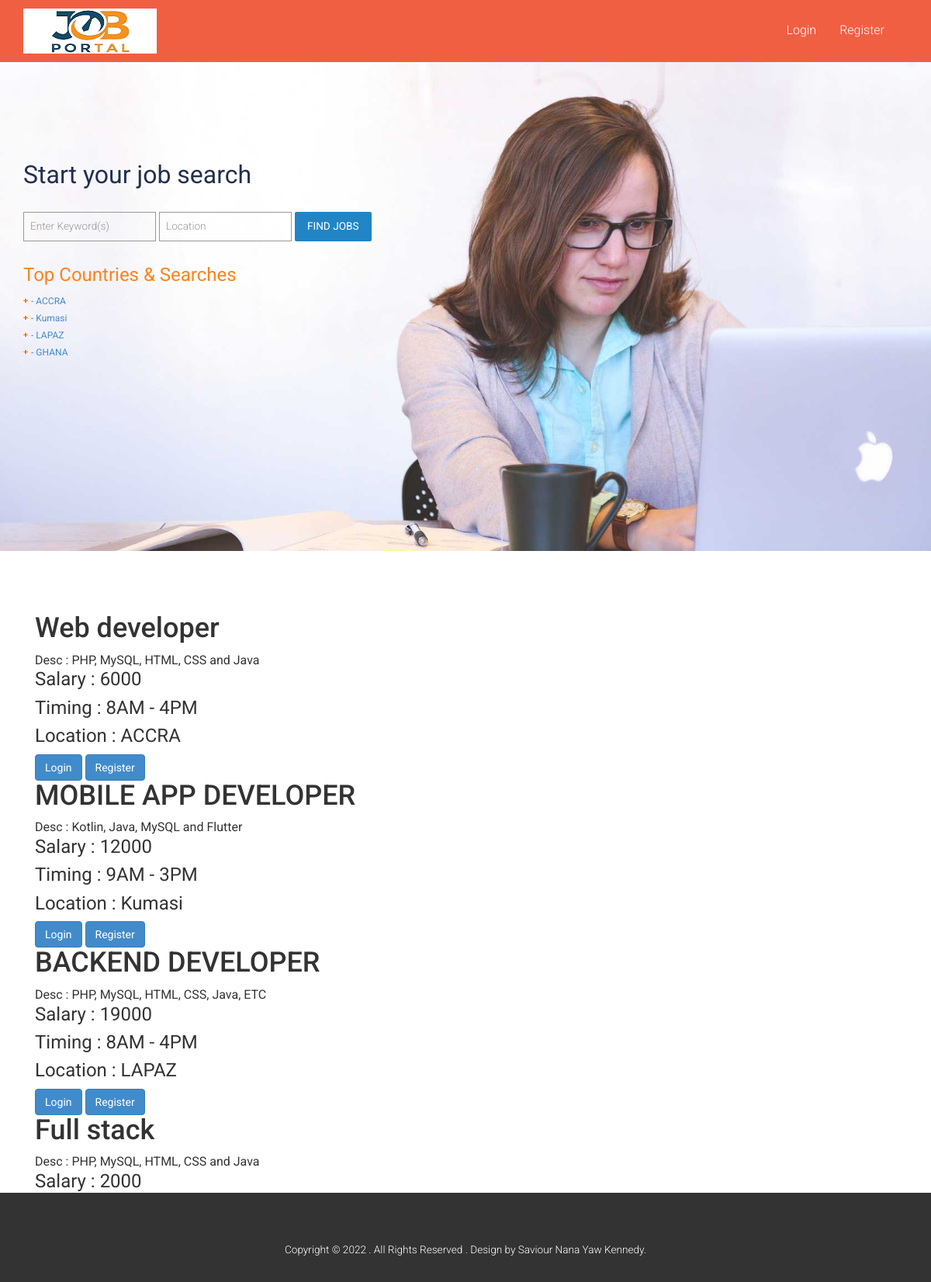
The page / on the database its author committed.
### tables this page shows
CREATE TABLE `jobs` (
  `jobid` int(11) NOT NULL,
  `title` varchar(50) NOT NULL,
  `catid` int(11) NOT NULL,
  `description` varchar(50) NOT NULL,
  `salary` varchar(50) NOT NULL,
  `timing` varchar(50) NOT NULL,
  `location` varchar(50) NOT NULL,
  `empid` int(11) NOT NULL
);

### job.php (the view, shortened to what this page needs)
<div class="banner">
	<div class="container">
		<div id="search_wrapper">
		 <div id="search_form" class="clearfix">
		 <h1>Start your job search</h1>
		    <p>
			 <input type="text" class="text" placeholder=" " value="Enter Keyword(s)" onfocus="this.value = '';" onblur="if (this.value == '') {this.value = 'Enter Keyword(s)';}">
			 <input type="text" class="text" placeholder=" " value="Location" onfocus="this.value = '';" onblur="if (this.value == '') {this.value = 'Location';}">
			 <label class="btn2 btn-2 btn2-1b"><input type="submit" value="Find Jobs"></label>
			</p>
            <h2 class="title">top Countries &amp; searches</h2>
         </div>
		 <div id="city_1" class="clearfix">
			 <ul class="orange">
			 <?php
				include('dbconnect.php');
				$sql = "select * from jobs";
				$rs = mysqli_query($con,$sql);
				while($data = mysqli_fetch_array($rs)){
			 ?>
			 <li>
			 <a href="#"><?= $data['categories'] ?> - <?= $data['location'] ?> </a>
			 </li>
			 <?php
				}
				?>
			 </ul>
	     </div>
       </div>
   </div>
</div>
<div class="container">
<div class="single">
<?php
  include('dbconnect.php');
  $sql = "select * from jobs";
  $rs = mysqli_query($con,$sql);
  while($data = mysqli_fetch_array($rs)){
?>
       <div class="col-md-12" height="400px;" >
                <h1><?= $data['title'] ?></h1>
                <p>Desc :   <?= $data['description'] ?></p>
                <h3>Salary :   <?= $data['salary'] ?></h3>
                <h3>Timing :   <?= $data['timing'] ?></h3>
                <h3>Location :   <?= $data['location'] ?></h3>
                 <?php
					$type = $_SESSION['type'];
					if($type == 2){
						echo "<a href='apply.php?jobid=".$data["jobid"]."' class='btn btn-primary'>Apply Now</a>";
					}else{
						echo '<a href="login.php" class="btn btn-primary"> Login </a> ';
						echo '<a href="register.php" class="btn btn-primary"> Register </a>';
					}
				 ?>
        </div>
       <?php
  }
  ?>
     </div>
</div>

### index.php (shortened to what this page needs)
<!DOCTYPE html>
<html lang="en">
<head>
    <?php include('header_link.php'); ?>
</head>
<body>
<?php include('header.php');
?>
<?php include('job.php'); ?>
<?php include('footer.php'); ?>
</body>
</html>

### header_link.php (shortened to what this page needs)
<link href="css/bootstrap-3.1.1.min.css" rel='stylesheet' type='text/css' />
<link href="css/style.css" rel='stylesheet' type='text/css' />
<link href="css/font-awesome.css" rel="stylesheet">
<link rel="stylesheet" href="//cdn.datatables.net/1.10.22/css/jquery.dataTables.min.css">

### header.php (shortened to what this page needs)
<nav class="navbar navbar-default" role="navigation">
	<div class="container">
	    <div class="navbar-header">
	        <a class="navbar-brand" href="index.php"><img src="images/logo.png" alt="logo"></a>
	    </div>
	    <div class="navbar-collapse collapse" id="bs-example-navbar-collapse-1" style="height: 1px;">
	        <ul class="nav navbar-nav">
				   <?php
						  $type = $_SESSION['type'];
						  if($type == 1){
							  echo '
							  <li><a href="admin.php">Dashboard</a></li>
							  <li><a href="categories.php">Categories</a></li>
							  <li><a href="uploadjob.php">Jobs</a></li>
								<li><a href="application.php">View Application</a></li>
								<li><a href="logout.php">Logout</a></li>
							  ';
						  }else if($type == 2){
							echo '
							      <li><a href="index.php">Home</a></li>
							      <li><a href="viewappjob.php">View Applied Job</a></li>
							      <li><a href="logout.php">Logout</a></li>
							';
						  }else{
							  echo '
							  <li><a href="login.php">Login</a></li>
						      <li><a href="register.php">Register</a></li>
							  ';
						  }
				   ?>
	        </ul>
	    </div>
	  </div>
	</nav>

### footer.php (shortened to what this page needs)
<div class="footer_bottom">
  <div class="container">
	<div class="copy">
		<p>Copyright © 2022 . All Rights Reserved . Design by <a href="#" target="_blank">Saviour Nana Yaw Kennedy.</a> </p>
	</div>
  </div>
</div>

### css/style.css (style rules this page uses)
h4, h5, h6, h1, h2, h3 { margin-top: 0; }
ul, ol { margin: 0; }
p { margin: 0; }
html, body { font-family: 'Roboto', sans-serif; font-size: 100%; background:#fff; }
body a { transition:0.5s all; -webkit-transition:0.5s all; -moz-transition:0.5s all; -o-transition:0.5s all; -ms-transition:0.5s all; }
.navbar-default { background-color: #f15f43 !important; border-color: #f15f43; border-radius: 0px; }
.navbar-default .navbar-nav > li > a { color: #fff; font-weight: 300; }
.navbar { min-height:100%; margin-bottom:0; }
.navbar-nav { margin: 18px 0 0 0; float:right; }
.navbar-brand { height:100%; padding:10px 15px; }
.navbar-nav > li > a { padding:10px 15px; }
.banner { background:url(../images/banner.jpg)no-repeat center top; background-size:cover; -webkit-background-size:cover; -moz-background-size:cover; -o-background-size:cover; min-height:630px; }
#search_wrapper { margin-top:8em; }
#search_form h1 { color: #222f50; font-size: 2em; margin-bottom: 10px; font-weight:400; }
#search_wrapper p { margin: 20px 0; }
#search_form input[type="text"] { padding: 8px; font-size: 0.85em; margin: 10px 0; border: 1px solid #999; color: #999; background: none; outline: none; font-weight: 300; }
#search_form label { position: relative; z-index: 1; }
.btn2 { cursor: pointer; padding: 8px 10px; display: inline-block; text-transform: uppercase; outline: none; position: relative; -webkit-transition: all 0.3s; -moz-transition: all 0.3s; transition: all 0.3s; font-size: 0.85em; border-radius: 2px; -webkit-border-radius: 2px; -moz-border-radius: 2px; -o-border-radius: 2px; font-weight: 300; margin: 0px; vertical-align: baseline; }
.btn-2 { background:#2185C5; color: #fff; }
.btn2-1b:after { width: 100%; height: 0; top: 0; left: 0; background:#f15f43; color:#fff; border-radius: 2px; -webkit-border-radius: 2px; -moz-border-radius: 2px; -o-border-radius: 2px; }
.btn2:after { content: ''; position: absolute; z-index: -1; -webkit-transition: all 0.3s; -moz-transition: all 0.3s; transition: all 0.3s; }
#search_form input[type="submit"] { -webkit-appearance: none; cursor: pointer; border: none; outline: none; background: none; text-transform: uppercase; font-weight: 400; }
h2.title { font-size: 1.5em; border-bottom: none; color: #ff821c !important; margin: 0; margin-bottom: 8px; margin-top: 4px; padding-bottom: 0; font-weight:400; text-transform: capitalize; }
#city_1 { height: 106px; width: 516px; display: block; }
#city_1 ul { float: left; font-size: 12px; color: #010101; list-style: none; padding:5px 0 0 0; margin-right: 10%; }
#city_1 ul li { margin-bottom: 5px; padding-left: 10px; }
#city_1 ul.orange li { background: url(../images/orange-bullet1.gif) no-repeat 0 5px; }
.footer_bottom { padding:2em 0; background:#333; position: fixed; left: 0; bottom: 0; width: 100%; }
.copy { text-align:center; margin:2em 0 0 0; }
.copy p { color:#fff; font-size:0.85em; font-weight:300; }
.copy p a { color:#fff; }
.single { padding:5em 0; }
.headings h1, h2,h3,h4,h5,h6 { font-weight:400; }
.radio label, .checkbox label, label { font-size: 0.85em; font-weight: 300; vertical-align: middle; }

### rows shown on the page
jobs: location "ACCRA", title "Web developer", description "PHP, MySQL, HTML, CSS and Java", salary "6000", timing "8AM - 4PM", shows "Login"
jobs: location "Kumasi", title "MOBILE APP DEVELOPER", description "Kotlin, Java, MySQL and Flutter", salary "12000", timing "9AM - 3PM", shows "Login"
jobs: location "LAPAZ", title "BACKEND DEVELOPER", description "PHP, MySQL, HTML, CSS, Java, ETC", salary "19000", timing "8AM - 4PM", shows "Login"
jobs: location "GHANA", title "Full stack", description "PHP, MySQL, HTML, CSS and Java", salary "2000"
